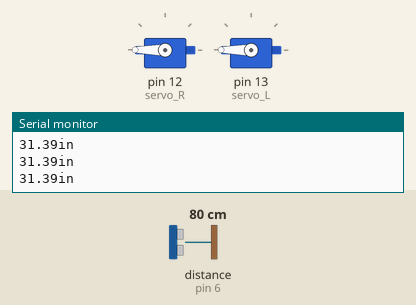
This sketch was run on a simulated Arduino Uno, built with avr-gcc and run on an emulated ATmega328P. On the bench: 2 × servo, the last lines printed to the serial monitor. Wiring (inferred from the names in the program): ultrasonic range finder: trigger pin 5; echo pin 6. Inputs (shaded band) come from the test bench; at power-on: distance to the obstacle (sensor on pin 6) 80 cm. The echo pulse lasts 58.3 µs per cm.

Above: at 6.2 s.
6.3 s: distance to the obstacle (sensor on pin 6) set to 42 cm
7.8 s: distance to the obstacle (sensor on pin 6) set to 35 cm
At 8.3 s:
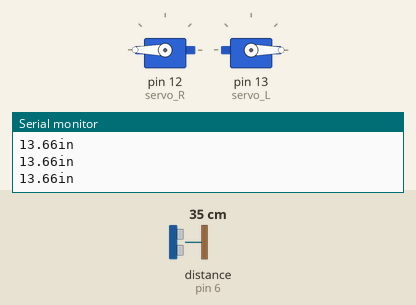
9.3 s: distance to the obstacle (sensor on pin 6) set to 15 cm
12.3 s: distance to the obstacle (sensor on pin 6) set to 11 cm
At 13.4 s:
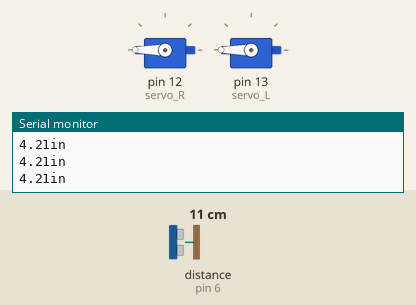
13.9 s: distance to the obstacle (sensor on pin 6) set to 18 cm
At 14.9 s:
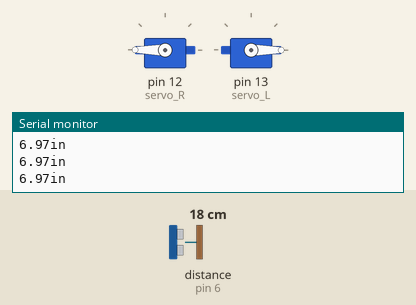
Timing chart, 0 to 16.4 s (numbered marks = the images above; inputs shaded):
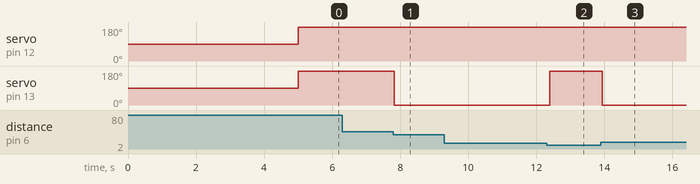

Measured:
- the behaviour switches between 39 and 38 cm on distance to the obstacle (sensor on pin 6) (found by bisection; images 0 and 1)
- the behaviour switches between 14 and 13 cm on distance to the obstacle (sensor on pin 6) (found by bisection; images 1 and 2)
- after the input at 7.8 s, servo on pin 13 (servo_L): 180° → 0° at once
- after the input at 12.3 s, servo on pin 13 (servo_L): 0° → 180° after 0.10 s
- after the input at 13.9 s, servo on pin 13 (servo_L): 180° → 0° at once

The sketch:

Final_code_sumo_bot_copy.ino
```cpp
#include <Servo.h>  // servo library  Note including this library diables PWM on pins 9, 10 Analogue writes will no longer
                     // work there but digital will
Servo servo_R;   //assign servos Right and Left Side of Robot
Servo servo_L;
const int leftSensor = 10;     // Assign sensor pins for two down sensors
const int rightSensor = 9;
int lsensorState = 0;          // Initialize sensor variable
int rsensorState = 0;
const int trigPin = 5;           //connects to the echo pin on the distance sensor
const int echoPin = 6;           //connects to the trigger pin on the distance sensor

float distance = 0;               //stores the distance measured by the distance sensor

void setup(){  //do this setup once
  pinMode(leftSensor, INPUT);   // Declare assigned sensor pins as input
  pinMode(rightSensor, INPUT);
  servo_R.attach(12);    // attach two servos to pins 12 and 13
  servo_L.attach(13);
  Serial.begin(9600);
   pinMode(trigPin, OUTPUT);   //the trigger pin will output pulses of electricity
  pinMode (echoPin, INPUT);    //the echo pin will measure the duration of pulses coming back from the distance sensor
  pinMode (9, INPUT);
  pinMode (8, INPUT);// set serial monitor baud rate for output sensor state testing
 delay (5000);
}

void loop(void ){

//sensors();

 distance = getDistance();
  Serial.print(distance);     //print the distance that was measured
  Serial.println("in");      //print units after the distance
  //Serial.print;

 if(distance >5 && distance <15 ){                         //if the object is closer than 10 inches
      servo_R.write(180);   //right motor counterclockwise (Full Speed backward)
  servo_L.write(0); //left motor Clockwise for forward
  delay(100);
  distance = getDistance();

 }


 else
 {
   servo_R.write(180);   //right motor clockwise (Full Speed forward)
   servo_L.write(180); //left motor counterClockwise for forward
   delay(100);
   distance = getDistance();
 }

}  //end void loop

//------------------FUNCTIONS-------------------------------

//RETURNS THE DISTANCE MEASURED BY THE HC-SR04 DISTANCE SENSOR
float getDistance()
{
  float echoTime;                   //variable to store the time it takes for a ping to bounce off an object
  float calcualtedDistance;         //variable to store the distance calculated from the echo time

  //send out an ultrasonic pulse that's 10ms long
  digitalWrite(trigPin, HIGH);
  delayMicroseconds(10);
  digitalWrite(trigPin, LOW);

  echoTime = pulseIn(echoPin, HIGH);      //use the pulsein command to see how long it takes for the
                                          //pulse to bounce back to the sensor

  calcualtedDistance = echoTime / 148.0;  //calculate the distance of the object that reflected the pulse (half the bounce time multiplied by the speed of sound)

  return calcualtedDistance;
}//send back the distance that was calculated
float sensors(){
  rsensorState = digitalRead(rightSensor);  //read right sensor
  lsensorState = digitalRead(leftSensor);   //read left sensor
  if(rsensorState == HIGH){  //If Right sensor detects table edge green indicator light off
  servo_R.write(180); //right motor counterclockwise reverse
  servo_L.write(0);  //left motor Clockwise for reverse
  delay(500);  //  .5 second delay
 servo_L.write(0);  //left motor Clockwise for reverse
    servo_R.write(0);   //right motor clockwise forward
    delay(250);  //  .25 second delay
    Serial.println("Right Sensor");
  }   else if(lsensorState == HIGH){           //If Left sensor detects table edge
  servo_R.write(180); //right motor counterclockwise reverse
  servo_L.write(0);  //left motor Clockwise for reverse
  delay(500);  //  .5 second delay
    servo_R.write(180);    // spin right motor backwards
    servo_L.write(180);    // spin Left motor forwards
    delay(250);  //  .25 second delay
    Serial.println("Left Sensor") ;  }
  else  {   //drive forward green lights on both sensors LOW
  servo_R.write(0);   //right motor clockwise forward
  servo_L.write(180);
}}
//end of void loop
```
